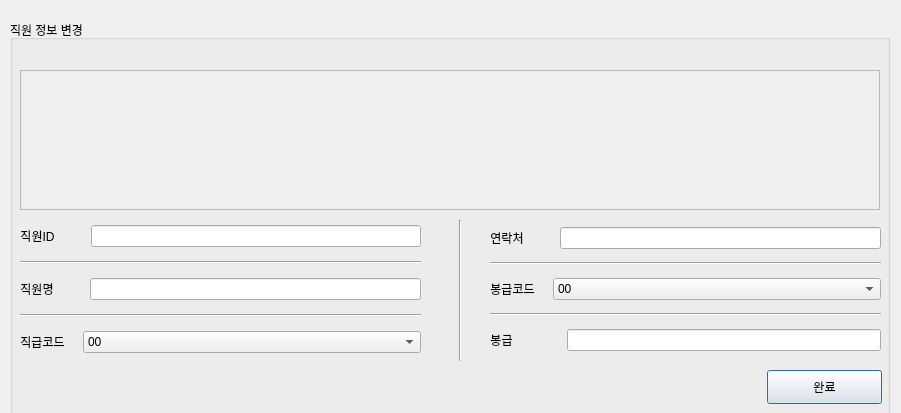
<?xml version="1.0" encoding="UTF-8"?>
<ui version="4.0">
 <class>Dialog</class>
 <widget class="QDialog" name="Dialog">
  <property name="geometry">
   <rect>
    <x>0</x>
    <y>0</y>
    <width>901</width>
    <height>413</height>
   </rect>
  </property>
  <property name="windowTitle">
   <string>Dialog</string>
  </property>
  <widget class="QGroupBox" name="groupBox_8">
   <property name="geometry">
    <rect>
     <x>10</x>
     <y>20</y>
     <width>880</width>
     <height>450</height>
    </rect>
   </property>
   <property name="palette">
    <palette>
     <active>
      <colorrole role="Text">
       <brush brushstyle="SolidPattern">
        <color alpha="255">
         <red>255</red>
         <green>0</green>
         <blue>0</blue>
        </color>
       </brush>
      </colorrole>
     </active>
     <inactive>
      <colorrole role="Text">
       <brush brushstyle="SolidPattern">
        <color alpha="255">
         <red>255</red>
         <green>0</green>
         <blue>0</blue>
        </color>
       </brush>
      </colorrole>
     </inactive>
     <disabled>
      <colorrole role="Text">
       <brush brushstyle="SolidPattern">
        <color alpha="255">
         <red>120</red>
         <green>120</green>
         <blue>120</blue>
        </color>
       </brush>
      </colorrole>
     </disabled>
    </palette>
   </property>
   <property name="title">
    <string>직원 정보 변경</string>
   </property>
   <property name="flat">
    <bool>true</bool>
   </property>
   <widget class="QPushButton" name="pushButton_21">
    <property name="geometry">
     <rect>
      <x>757</x>
      <y>350</y>
      <width>115</width>
      <height>34</height>
     </rect>
    </property>
    <property name="text">
     <string>완료</string>
    </property>
   </widget>
   <widget class="QScrollArea" name="scrollArea_8">
    <property name="geometry">
     <rect>
      <x>10</x>
      <y>50</y>
      <width>860</width>
      <height>140</height>
     </rect>
    </property>
    <property name="widgetResizable">
     <bool>true</bool>
    </property>
    <widget class="QWidget" name="scrollAreaWidgetContents_12">
     <property name="geometry">
      <rect>
       <x>0</x>
       <y>0</y>
       <width>858</width>
       <height>138</height>
      </rect>
     </property>
     <widget class="QWidget" name="gridLayoutWidget_8">
      <property name="geometry">
       <rect>
        <x>10</x>
        <y>0</y>
        <width>851</width>
        <height>131</height>
       </rect>
      </property>
      <layout class="QGridLayout" name="gridLayout_8"/>
     </widget>
    </widget>
   </widget>
   <widget class="QWidget" name="layoutWidget">
    <property name="geometry">
     <rect>
      <x>10</x>
      <y>200</y>
      <width>401</width>
      <height>141</height>
     </rect>
    </property>
    <layout class="QVBoxLayout" name="verticalLayout_13" stretch="0,0,0,0,0">
     <property name="spacing">
      <number>9</number>
     </property>
     <item>
      <layout class="QHBoxLayout" name="horizontalLayout_5">
       <property name="spacing">
        <number>36</number>
       </property>
       <property name="leftMargin">
        <number>0</number>
       </property>
       <property name="rightMargin">
        <number>0</number>
       </property>
       <item>
        <widget class="QLabel" name="label_16">
         <property name="enabled">
          <bool>true</bool>
         </property>
         <property name="text">
          <string>직원ID</string>
         </property>
         <property name="scaledContents">
          <bool>false</bool>
         </property>
         <property name="alignment">
          <set>Qt::AlignCenter</set>
         </property>
        </widget>
       </item>
       <item>
        <widget class="QLineEdit" name="lineEdit_6">
         <property name="enabled">
          <bool>true</bool>
         </property>
         <property name="palette">
          <palette>
           <active>
            <colorrole role="Text">
             <brush brushstyle="SolidPattern">
              <color alpha="255">
               <red>0</red>
               <green>0</green>
               <blue>0</blue>
              </color>
             </brush>
            </colorrole>
           </active>
           <inactive>
            <colorrole role="Text">
             <brush brushstyle="SolidPattern">
              <color alpha="255">
               <red>0</red>
               <green>0</green>
               <blue>0</blue>
              </color>
             </brush>
            </colorrole>
           </inactive>
           <disabled>
            <colorrole role="Text">
             <brush brushstyle="SolidPattern">
              <color alpha="255">
               <red>120</red>
               <green>120</green>
               <blue>120</blue>
              </color>
             </brush>
            </colorrole>
           </disabled>
          </palette>
         </property>
         <property name="autoFillBackground">
          <bool>false</bool>
         </property>
         <property name="text">
          <string/>
         </property>
         <property name="alignment">
          <set>Qt::AlignCenter</set>
         </property>
         <property name="readOnly">
          <bool>false</bool>
         </property>
        </widget>
       </item>
      </layout>
     </item>
     <item>
      <widget class="Line" name="line_2">
       <property name="orientation">
        <enum>Qt::Horizontal</enum>
       </property>
      </widget>
     </item>
     <item>
      <layout class="QHBoxLayout" name="horizontalLayout_6">
       <property name="spacing">
        <number>36</number>
       </property>
       <property name="leftMargin">
        <number>0</number>
       </property>
       <item>
        <widget class="QLabel" name="label_17">
         <property name="enabled">
          <bool>true</bool>
         </property>
         <property name="text">
          <string>직원명</string>
         </property>
         <property name="alignment">
          <set>Qt::AlignCenter</set>
         </property>
        </widget>
       </item>
       <item>
        <widget class="QLineEdit" name="lineEdit_7">
         <property name="enabled">
          <bool>true</bool>
         </property>
         <property name="autoFillBackground">
          <bool>false</bool>
         </property>
         <property name="text">
          <string/>
         </property>
         <property name="alignment">
          <set>Qt::AlignCenter</set>
         </property>
         <property name="readOnly">
          <bool>false</bool>
         </property>
        </widget>
       </item>
      </layout>
     </item>
     <item>
      <widget class="Line" name="line_3">
       <property name="orientation">
        <enum>Qt::Horizontal</enum>
       </property>
      </widget>
     </item>
     <item>
      <layout class="QHBoxLayout" name="horizontalLayout_7">
       <property name="spacing">
        <number>18</number>
       </property>
       <property name="leftMargin">
        <number>0</number>
       </property>
       <item>
        <widget class="QLabel" name="label_18">
         <property name="enabled">
          <bool>true</bool>
         </property>
         <property name="sizePolicy">
          <sizepolicy hsizetype="Fixed" vsizetype="Preferred">
           <horstretch>0</horstretch>
           <verstretch>0</verstretch>
          </sizepolicy>
         </property>
         <property name="text">
          <string>직급코드</string>
         </property>
         <property name="alignment">
          <set>Qt::AlignCenter</set>
         </property>
        </widget>
       </item>
       <item>
        <widget class="QComboBox" name="comboBox">
         <property name="palette">
          <palette>
           <active>
            <colorrole role="Text">
             <brush brushstyle="SolidPattern">
              <color alpha="255">
               <red>0</red>
               <green>0</green>
               <blue>0</blue>
              </color>
             </brush>
            </colorrole>
           </active>
           <inactive>
            <colorrole role="Text">
             <brush brushstyle="SolidPattern">
              <color alpha="255">
               <red>0</red>
               <green>0</green>
               <blue>0</blue>
              </color>
             </brush>
            </colorrole>
           </inactive>
           <disabled>
            <colorrole role="Text">
             <brush brushstyle="SolidPattern">
              <color alpha="255">
               <red>120</red>
               <green>120</green>
               <blue>120</blue>
              </color>
             </brush>
            </colorrole>
           </disabled>
          </palette>
         </property>
         <item>
          <property name="text">
           <string>00</string>
          </property>
         </item>
         <item>
          <property name="text">
           <string>01</string>
          </property>
         </item>
         <item>
          <property name="text">
           <string>10</string>
          </property>
         </item>
         <item>
          <property name="text">
           <string>11</string>
          </property>
         </item>
        </widget>
       </item>
      </layout>
     </item>
    </layout>
   </widget>
   <widget class="QWidget" name="verticalLayoutWidget">
    <property name="geometry">
     <rect>
      <x>480</x>
      <y>200</y>
      <width>391</width>
      <height>141</height>
     </rect>
    </property>
    <layout class="QVBoxLayout" name="verticalLayout">
     <item>
      <layout class="QHBoxLayout" name="horizontalLayout_8">
       <property name="spacing">
        <number>36</number>
       </property>
       <property name="leftMargin">
        <number>0</number>
       </property>
       <item>
        <widget class="QLabel" name="label_19">
         <property name="enabled">
          <bool>true</bool>
         </property>
         <property name="text">
          <string>연락처</string>
         </property>
         <property name="alignment">
          <set>Qt::AlignCenter</set>
         </property>
        </widget>
       </item>
       <item>
        <widget class="QLineEdit" name="lineEdit_9">
         <property name="enabled">
          <bool>true</bool>
         </property>
         <property name="autoFillBackground">
          <bool>false</bool>
         </property>
         <property name="text">
          <string/>
         </property>
         <property name="alignment">
          <set>Qt::AlignCenter</set>
         </property>
         <property name="readOnly">
          <bool>false</bool>
         </property>
        </widget>
       </item>
      </layout>
     </item>
     <item>
      <widget class="Line" name="line_4">
       <property name="orientation">
        <enum>Qt::Horizontal</enum>
       </property>
      </widget>
     </item>
     <item>
      <layout class="QHBoxLayout" name="horizontalLayout_9">
       <property name="spacing">
        <number>18</number>
       </property>
       <item>
        <widget class="QLabel" name="label_20">
         <property name="enabled">
          <bool>true</bool>
         </property>
         <property name="sizePolicy">
          <sizepolicy hsizetype="Fixed" vsizetype="Preferred">
           <horstretch>0</horstretch>
           <verstretch>0</verstretch>
          </sizepolicy>
         </property>
         <property name="text">
          <string>봉급코드</string>
         </property>
         <property name="alignment">
          <set>Qt::AlignCenter</set>
         </property>
        </widget>
       </item>
       <item>
        <widget class="QComboBox" name="comboBox_2">
         <property name="palette">
          <palette>
           <active>
            <colorrole role="Text">
             <brush brushstyle="SolidPattern">
              <color alpha="255">
               <red>0</red>
               <green>0</green>
               <blue>0</blue>
              </color>
             </brush>
            </colorrole>
           </active>
           <inactive>
            <colorrole role="Text">
             <brush brushstyle="SolidPattern">
              <color alpha="255">
               <red>0</red>
               <green>0</green>
               <blue>0</blue>
              </color>
             </brush>
            </colorrole>
           </inactive>
           <disabled>
            <colorrole role="Text">
             <brush brushstyle="SolidPattern">
              <color alpha="255">
               <red>120</red>
               <green>120</green>
               <blue>120</blue>
              </color>
             </brush>
            </colorrole>
           </disabled>
          </palette>
         </property>
         <property name="font">
          <font>
           <weight>50</weight>
           <bold>false</bold>
          </font>
         </property>
         <property name="contextMenuPolicy">
          <enum>Qt::NoContextMenu</enum>
         </property>
         <property name="toolTipDuration">
          <number>-1</number>
         </property>
         <property name="frame">
          <bool>true</bool>
         </property>
         <item>
          <property name="text">
           <string>00</string>
          </property>
         </item>
         <item>
          <property name="text">
           <string>01</string>
          </property>
         </item>
         <item>
          <property name="text">
           <string>10</string>
          </property>
         </item>
         <item>
          <property name="text">
           <string>11</string>
          </property>
         </item>
        </widget>
       </item>
      </layout>
     </item>
     <item>
      <widget class="Line" name="line_5">
       <property name="orientation">
        <enum>Qt::Horizontal</enum>
       </property>
      </widget>
     </item>
     <item>
      <layout class="QHBoxLayout" name="horizontalLayout_10" stretch="0,0">
       <property name="spacing">
        <number>54</number>
       </property>
       <property name="leftMargin">
        <number>0</number>
       </property>
       <item>
        <widget class="QLabel" name="label_21">
         <property name="enabled">
          <bool>true</bool>
         </property>
         <property name="text">
          <string>봉급</string>
         </property>
         <property name="alignment">
          <set>Qt::AlignCenter</set>
         </property>
        </widget>
       </item>
       <item>
        <widget class="QLineEdit" name="lineEdit_11">
         <property name="enabled">
          <bool>true</bool>
         </property>
         <property name="autoFillBackground">
          <bool>false</bool>
         </property>
         <property name="text">
          <string/>
         </property>
         <property name="alignment">
          <set>Qt::AlignCenter</set>
         </property>
         <property name="readOnly">
          <bool>false</bool>
         </property>
        </widget>
       </item>
      </layout>
     </item>
    </layout>
   </widget>
   <widget class="Line" name="line">
    <property name="geometry">
     <rect>
      <x>440</x>
      <y>200</y>
      <width>20</width>
      <height>141</height>
     </rect>
    </property>
    <property name="orientation">
     <enum>Qt::Vertical</enum>
    </property>
   </widget>
  </widget>
 </widget>
 <resources/>
 <connections/>
</ui>
